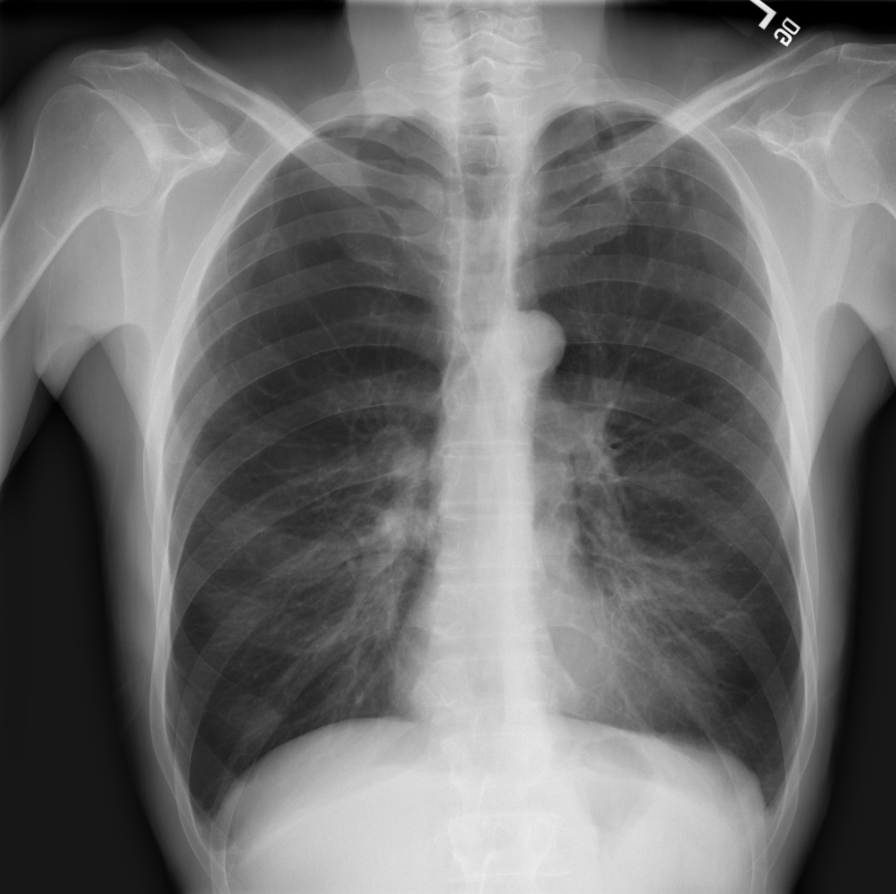
#> input picture images/chexnet.png, 896 x 894 px
$ python -i cv2_enhance.py   (imports and definitions only)
#> lines starting #> are read from the running program, lines starting #| are printed output that depends on the picture
import cv2
import numpy as np


def enhance(img, clip_limit=2, nogray=False):
    clahe_cv2 = cv2.createCLAHE(clipLimit=clip_limit)
    if(nogray):
        img = cv2.cvtColor(img, cv2.COLOR_BGR2GRAY)
    img = clahe_cv2.apply(img)
    if(nogray):
        img = cv2.cvtColor(img, cv2.COLOR_GRAY2RGB)
    return img


def adjust_gamma(image, gamma=1.0):
    inv_gamma = 1.0 / gamma
    table = np.array([((i / 255.0) ** inv_gamma) * 255
                      for i in np.arange(0, 256)]).astype("uint8")
    return cv2.LUT(image, table)

>>> import cv2
>>> picture = cv2.imread('../../../images/chexnet.png', cv2.IMREAD_GRAYSCALE)
#> picture is the input picture: shape (894, 896); min 0, max 248, mean 108.7
>>> result = enhance(picture)
#> in enhance, `img = clahe_cv2.apply(img)`:
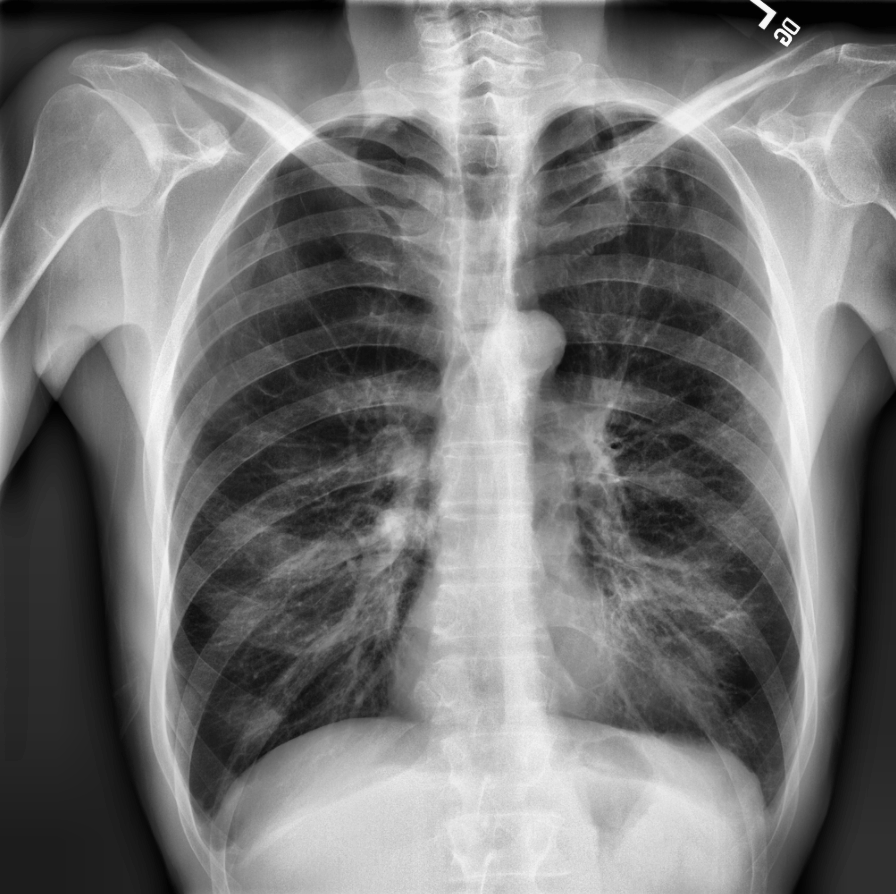
#> img: shape (894, 896); min 1, max 254, mean 117.1
